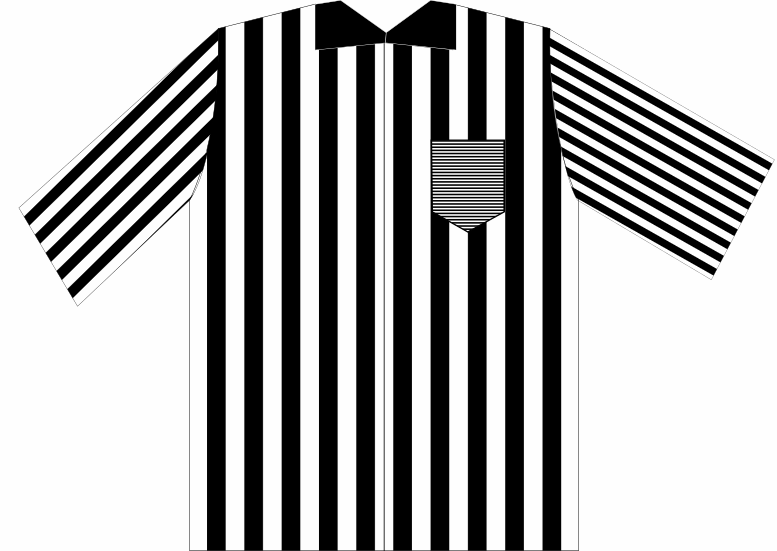
%> input picture TP2/maillot.png, 777 x 551 px
$ octave Exercice4.m   (GNU Octave 9; MATLAB toolbox functions it lacks are replaced by stand-ins)
%> lines starting %> are read from the running program, lines starting %| are printed output that depends on the picture
%% Exercice 4

%%
% Nettoyage
clear all;
clc;
close all;

%% Question 1

%%
% Chargement de l'image
[img,] = imread('maillot.png');
%> img is the input picture: size 551x777 uint8; min 0, max 254, mean 178.3

%%
% TFD
tfd = fftshift(fft2(img));

%%
% Affichage
Lx = size(tfd,1);
%> Lx = 551
Ly = size(tfd,2);
%> Ly = 777
figure;
subplot(1,2,1)
imshow(img)
title('Maillot.png')
subplot(1,2,2)
imshow(log(1+abs(tfd/(Lx*Ly))))
title('TFD de l''image Maillot.png')

%% Question 2

%%
% Le col correspond aux diagonales excentrées (pics sous les ellipses bleues).
% Le torse correspond a la partie horizontale (puisqu'il presente des rayures verticales) (pics sous la ligne jaune).
% La manche gauche (de face, la manche droite du porteur) correspond a la diagonale des (-+/+-) (pics sous la ligne violette).
% La manche droite correspond a la diagonale (--/++) (pics sous la ligne bleue).
% La poche correspond a la partie verticale (pics sous la ligne rouge).
figure;
imshow('schema.png')
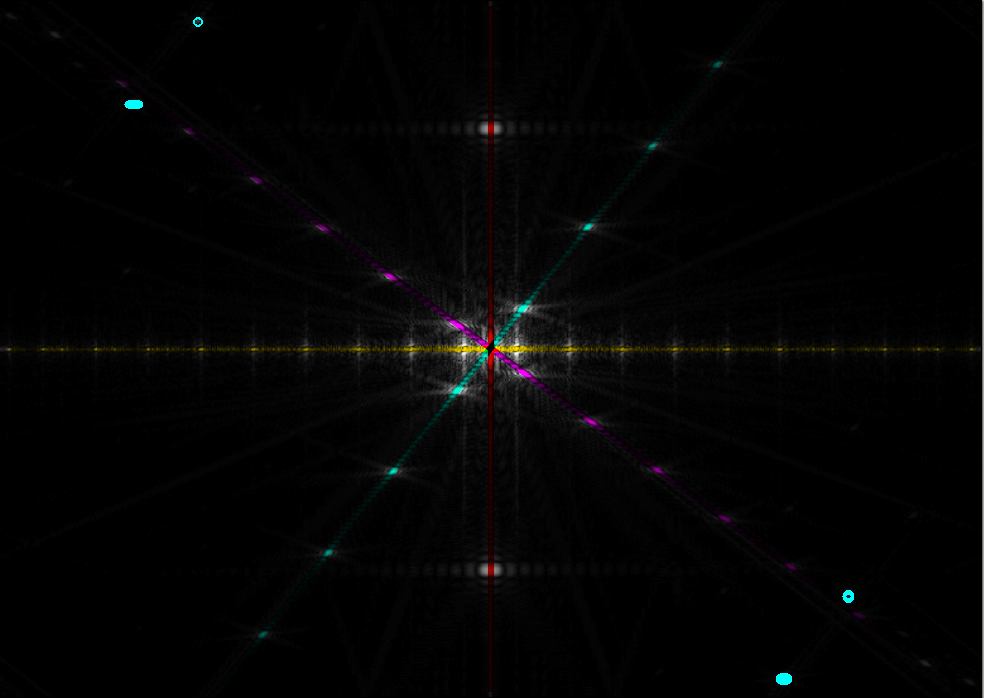
%> input picture TP2/schema.png, 984 x 698 px
title('Couleurs associées aux pics')

%% Question 3

%%
% Création du filtre ; sigma = 20 semble convenir.
H = fspecial('gaussian', size(tfd), 20);

%%
% Application
tfd_passe_bas = (tfd.*H)/(max(max(H)));

%%
% Affichage de l'image transformée
img_passe_bas = uint8(abs(ifft2(ifftshift(tfd_passe_bas))));
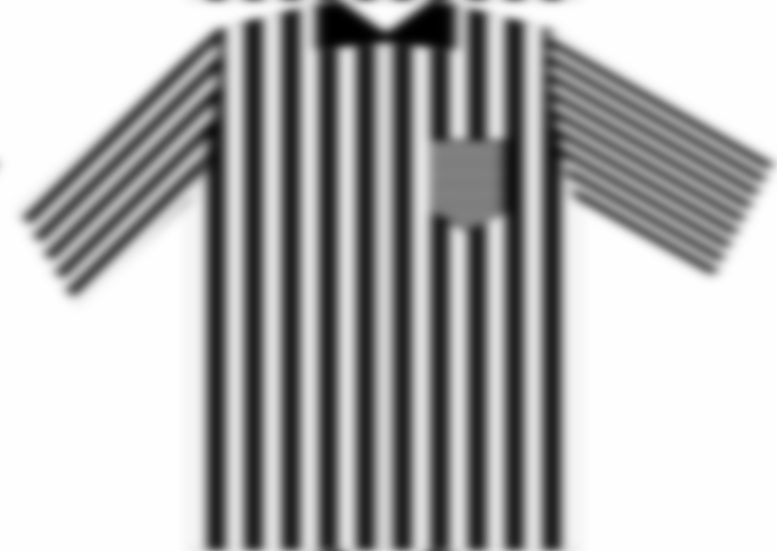
%> img_passe_bas: size 551x777 uint8; min 0, max 254, mean 178.3; mean of the top-left, top-right, bottom-left and bottom-right quarters 166.9, 161.5, 191.3, 193.3
figure;
imshow(img_passe_bas);
title('Image filtrée (filtre gaussien passe-bas)')

%% Question 4

%%
% On obtient un filtre passe-haut a partir d'un filtre passe-bas.
H_ph = 1 - fspecial('gaussian', size(tfd), 0.5);

%%
% Application
tfd_passe_haut = ((tfd.*H_ph)/(min(min(H_ph))));

%%
% Affichage de l'image transformée
img_passe_haut = uint8(abs(ifft2(ifftshift(tfd_passe_haut))));
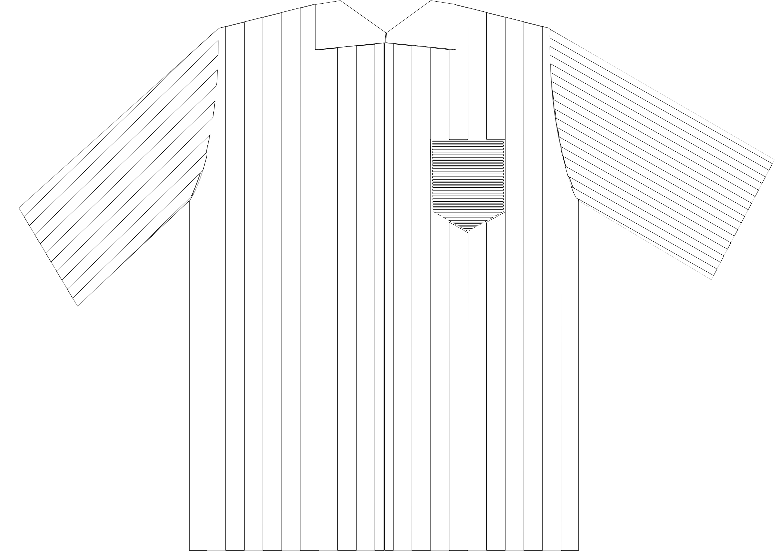
%> img_passe_haut: size 551x777 uint8; min 0, max 255, mean 249.1
figure;
imshow(img_passe_haut);
title('Image filtrée (filtre passe-haut)')

%% Question 5

%%
% Création du filtre
[H_manches,] = imread('filtre_manches.png');
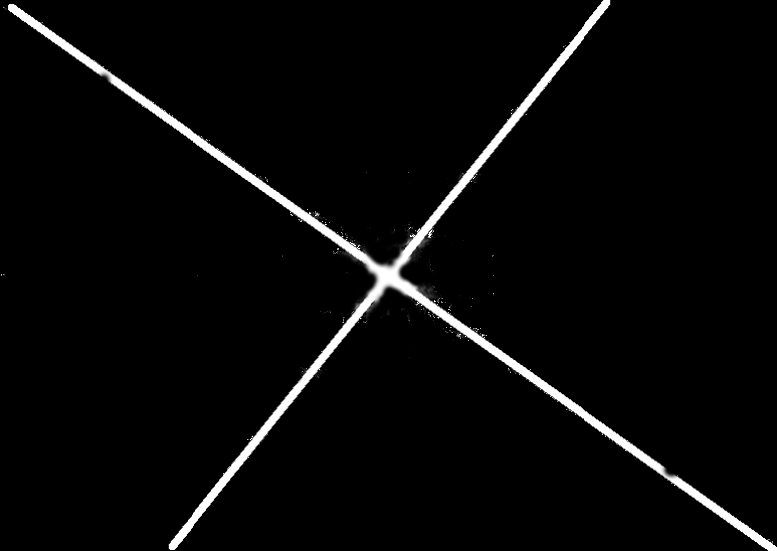
%> input picture TP2/filtre_manches.png, 777 x 551 px
%> H_manches is the input picture: size 551x777x3 uint8; min 0, max 255, mean 8.2
H_manches = double(rgb2gray(H_manches));
%> H_manches: size 551x777 double

%%
% Application
tfd_manches = (tfd.*H_manches)/(15*max(max(H_ph)));

%%
% Affichage.
% Un petit bout du col reste visible, a cause de la difficulté de supprimer les pics correspondants lorsqu'ils
% sont tres proches de ceux correspondant aux manches.
img_manches = uint8(abs(ifft2(ifftshift(tfd_manches))));
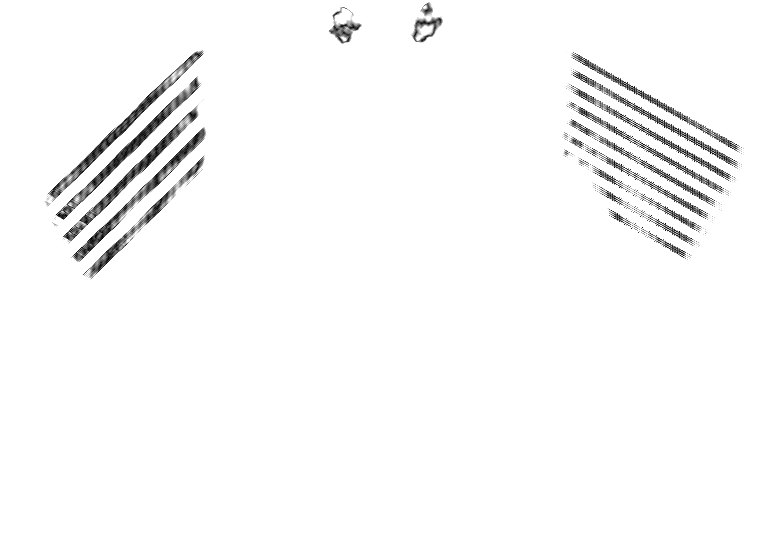
%> img_manches: size 551x777 uint8; min 1, max 255, mean 249.1
figure;
imshow(img_manches);
title('Image filtrée (filtre de la question 5)')

%% Question 6

%%
% Création du filtre
[H_non_torse,] = imread('filtre_non_torse.png');
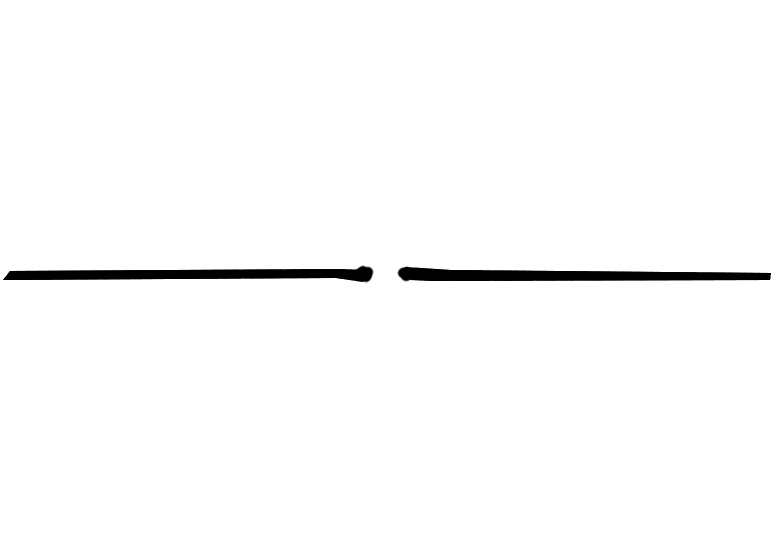
%> input picture TP2/filtre_non_torse.png, 777 x 551 px
%> H_non_torse is the input picture: size 551x777x3 uint8; min 0, max 255, mean 250.8
H_non_torse = double(rgb2gray(H_non_torse));
%> H_non_torse: size 551x777 double

%%
% Application
tfd_sans_torse = (tfd.*H_non_torse)/(max(max(H_non_torse)));

%%
% Affichage
% Le filtre créé a la main est loin d'être idéal, mais il est suffisant pour montrer la validité de son principe :
% le filtre précédent masquait tout ce qui n'était pas les valeurs de la transformée correspondant aux manches et
% son image était blanche sur ces parties (de façon assez grossiere) ;
% l'image du filtre utilisé est noire sur les parties de la représentation de la transformée qui correspondent au torse
% et laisse passer toutes les autres valeurs.
img_sans_torse = uint8(abs(ifft2(ifftshift(tfd_sans_torse))));
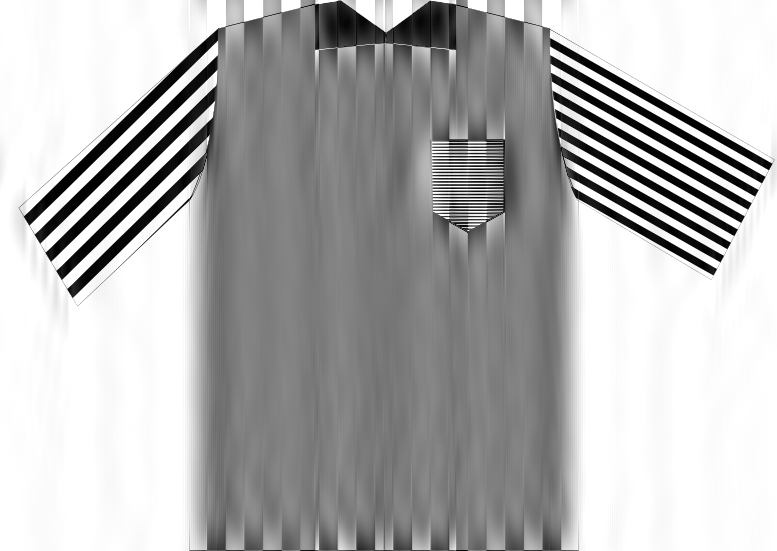
%> img_sans_torse: size 551x777 uint8; min 0, max 255, mean 178.3
figure;
imshow(img_sans_torse);
title('Image filtrée (filtre de la question 6');

%% Question 7

%%
% Un filtre de Butterworth est proche d'un filtre idéal (élimination plus ou moins précise selon l'ordre du filtre de tout ce qui vient apres la coupure ; traitement uniforme des fréquences venant avant la coupure) et l'approxime de mieux en mieux au fur et a mesure que l'on augmente son ordre.
% Il ne s'agit cependant pas d'un filtre idéal, seulement d'une tres bonne approximation.

%% Question 8

%%
% La composante continue de l'image est filtrée et l'image contient des valeurs négatives/nulles a l'affichage.

%% Question 9

%%
% Il s'agit d'un filtre passe-haut dont on diminue progressivement la fréquence de coupure, vu l'ordre d'affichage et les filtres réalisés plus haut.
